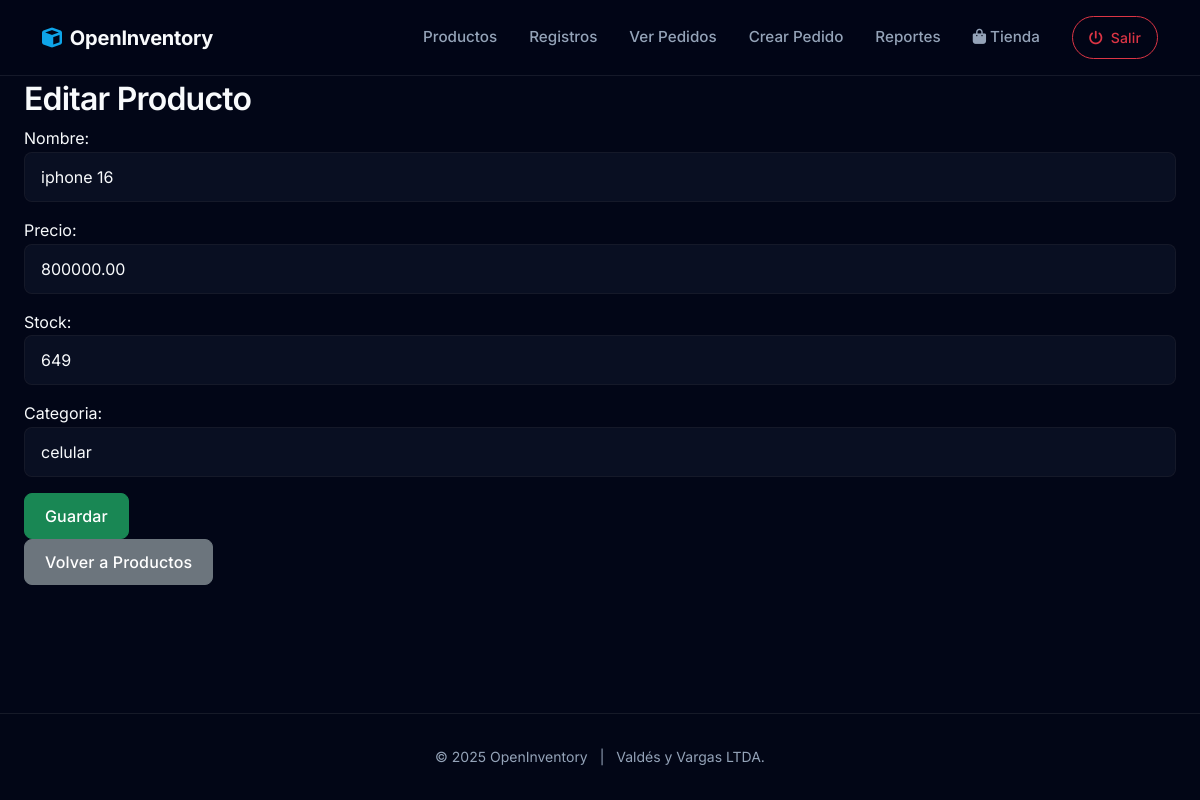
Before: /productos/16/editar/ (signed in) with the older database file.
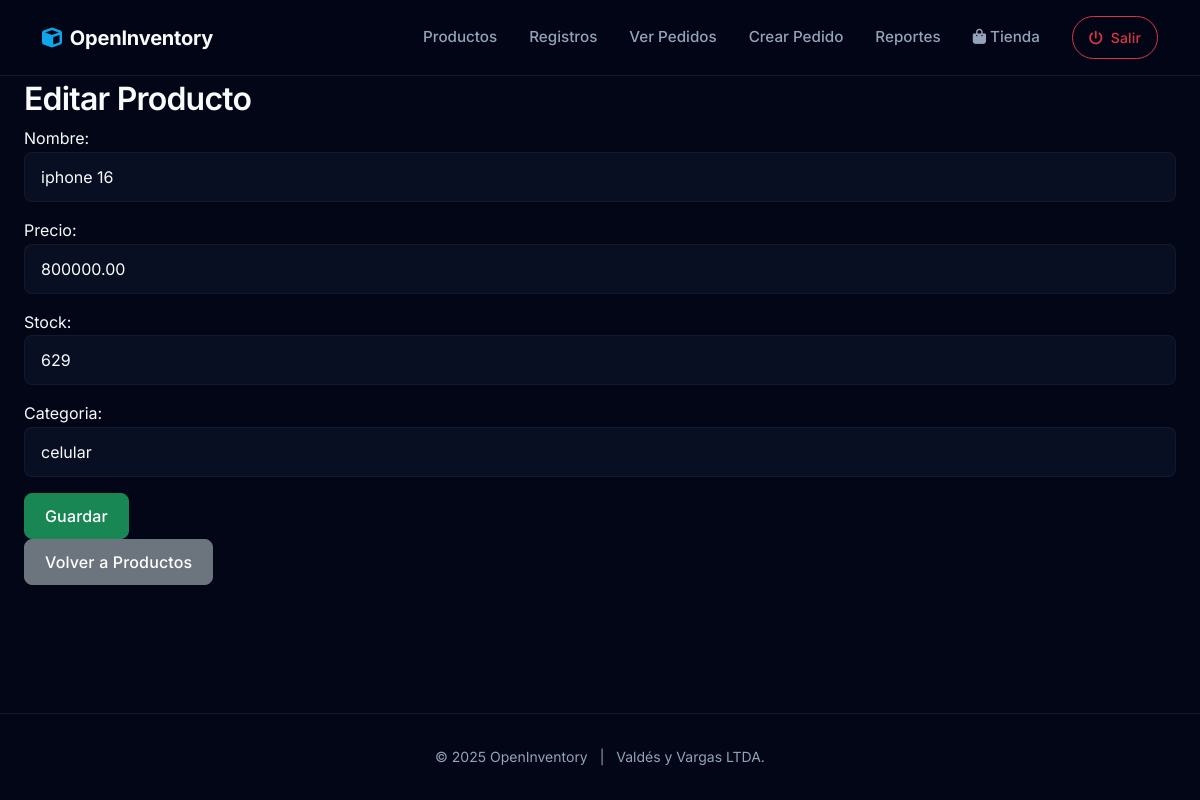
After: the same page with the newer database file.
### productos/models.py (models this page shows, shortened)
class Producto(models.Model):
    nombre = models.CharField(
        max_length=100,
        validators=[
            RegexValidator(
                regex=r'^[A-Za-zÁÉÍÓÚáéíóúÑñ0-9\s\-\_]+$',
                message='El nombre solo puede contener letras, números, espacios y guiones.'
            )
        ]
    )
    precio = models.DecimalField(
        max_digits=10,
        decimal_places=2,
        validators=[
            MinValueValidator(0.01, message='El precio debe ser mayor que cero.')
        ]
    )
    stock = models.PositiveIntegerField(
        validators=[
            MinValueValidator(1, message='El stock debe ser al menos 1.')
        ]
    )
    categoria = models.CharField(
        max_length=50,
        blank=True,
        null=True,
        validators=[
            RegexValidator(
                regex=r'^[A-Za-zÁÉÍÓÚáéíóúÑñ\s]+$',
                message='La categoría solo puede contener letras y espacios.'
            )
        ]
    )
    imagen = models.ImageField(upload_to='productos/', blank=True, null=True, verbose_name='Imagen del Producto')
    descripcion = models.TextField(blank=True, null=True, verbose_name='Descripción del Producto')

### productos/views.py (the view)
# urls.py: path('productos/<int:pk>/editar/', views.productos_update, name='productos-update'),
@login_required
def productos_update(request, pk):
    if request.user.rol not in ['admin', 'bodeguero']:
        return redirect('productos-list')
    producto = Producto.objects.get(pk=pk)
    if request.method == 'POST':
        form = ProductoForm(request.POST, instance=producto)
        if form.is_valid():
            form.save()
            return redirect('productos-list')
    else:
        form = ProductoForm(instance=producto)
    return render(request, 'productos/producto_form.html', {'form': form})

### productos/forms.py
class ProductoForm(forms.ModelForm):
    class Meta:
        model = Producto
        fields = ['nombre', 'precio', 'stock', 'categoria']
        widgets = {
            'nombre': forms.TextInput(attrs={'class': 'form-control'}),
            'precio': forms.NumberInput(attrs={'class': 'form-control'}),
            'stock': forms.NumberInput(attrs={'class': 'form-control'}),
            'categoria': forms.TextInput(attrs={'class': 'form-control'}),
        }

### productos/templates/productos/producto_form.html (shortened to what this page needs)
{% extends "base.html" %}
{% block content %}
<h2>{% if form.instance.pk %}Editar Producto{% else %}Crear Producto{% endif %}</h2>
<form method="post">
    {{ form.as_p }}
    <button type="submit" class= "btn btn-success">Guardar</button>
</form>
<p><a href="{% url 'productos-list' %}"class="btn btn-secondary">Volver a Productos</a></p>
{% endblock %}

Changed rows visible on the page:
changed Producto "iphone 16": stock "649" → "629"
